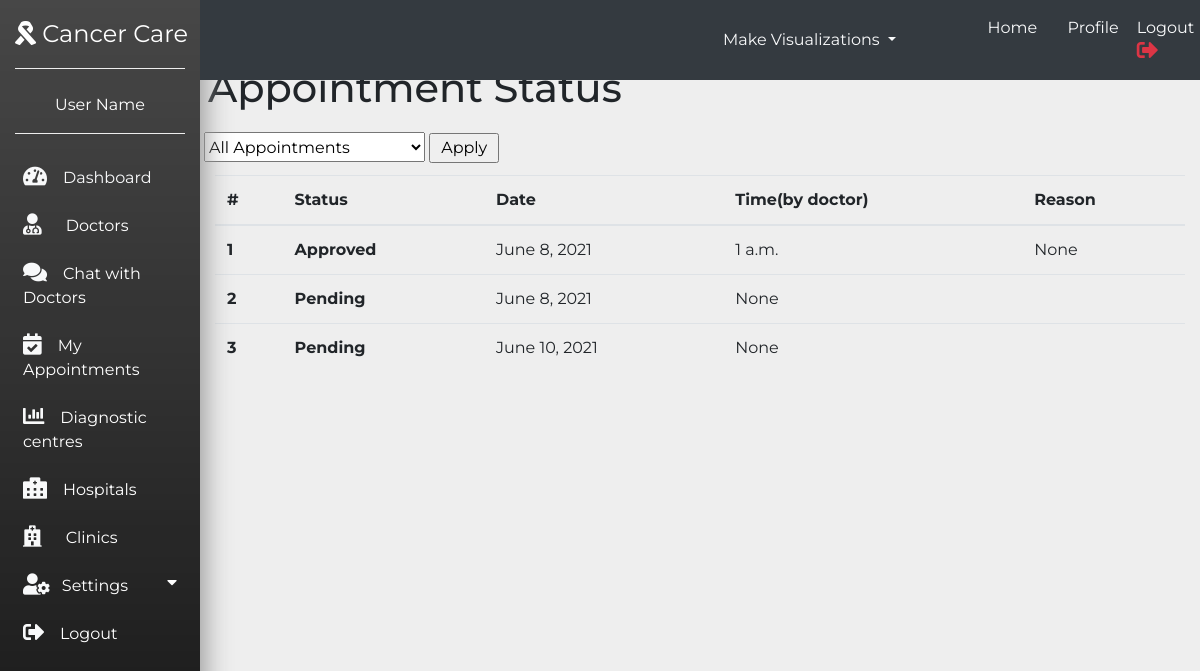
The page /userappointmentstatus/ (signed in) on the database its author committed.
### myapp/models.py (models this page shows, shortened)
class myappointment(models.Model):
    patient_id = models.ForeignKey(mypatient, on_delete = models.CASCADE)
    doctor_id = models.ForeignKey(mydoctor, on_delete=models.CASCADE)
    app_time = models.TimeField(null=True,blank=True)
    app_applyTime_Date = models.DateTimeField()
    app_date = models.DateField()
    app_timeofday = models.CharField(max_length = 20)
    app_reason = models.TextField(null=True, blank = True)
    app_isactive = models.BooleanField(default=False)
    app_notes = models.TextField(null=True,blank=True)
    Appointment_Status = (
        ('A', 'Approved'),
        ('NA', 'Not Approved'),
        ('P', 'Pending')
    )
    app_status = models.CharField(max_length=2, choices=Appointment_Status,default='P')

### myapp/views.py (the view, shortened to what this page needs)
# urls.py: path('userappointmentstatus/',views.userappointmentstatus, name='userappointmentstatus'),
def userappointmentstatus(request):
    user = mypatient.objects.get(pat_email = request.session['em'])
    selected_field = 'all_appointments'
    appointments = myappointment.objects.filter(patient_id = user)
    return render(request,'userappointmentstatus.html',{'userappointments':appointments,'selected_field':selected_field} )

### Template/userappointmentstatus.html (shortened to what this page needs)
{% extends 'sidebar.html' %}{% load static %}  {% block content %}
<div class="container">
    <div class="row">
        <div class="col-md-12 p-2">
            <h1> Appointment Status</h1>
        </div>
    </div>
    <div class="row">
        <div class="col-md-8 p-1">
            <form method='POST'>
                <select name="filter" id="filter" required style="height: 30px;">
                {% if selected_field %}
                    {% if selected_field == 'all_appointments' %}
                        <option value="all_appointments" selected>All Appointments</option selected>
                    {% else %}
                    <option value="all_appointments" >All Appointments</option>
                    {% endif %}
                {% endif %}
                </select>
                <input type="submit" value="Apply" style="height: 30px;width: 70px;">
            </form>
        </div>
        <div class="col-md-4 "></div>
    </div>
    <div class="row ">
        <div class="col-md-12 ">
            <table class="table mt-2 ">
                <thead>
                    <tr>
                        <th scope="col">#</th>
                        <th scope="col">Status</th>
                        <th scope="col">Date</th>
                        <th scope="col">Time(by doctor)</th>
                        <th scope="col">Reason</th>
                    </tr>
                </thead>
                <tbody>
                    {% for var in userappointments %}
                    <tr>
                        <th scope="row ">{{ forloop.counter}}</th>
                        <th scope="row">
                            {% if var.app_status == 'P'%} Pending {% elif var.app_status == 'A'%} Approved {% else %} Not Approved {% endif %}
                        </th>
                        <td>{{var.app_date}}</td>
                        <td>{{var.app_time}}</td>
                        <td>{{var.app_reason}}</td>
                    </tr>
                    {% empty %}
                    <tr>
                        <td>No Appointments Found</td>
                    </tr>
                    {% endfor %}
                </tbody>
            </table>
        </div>
    </div>
</div>
{% endblock %}

### Template/sidebar.html (style rules this page uses)
body { font-family: 'Montserrat', sans-serif; background-color: #eee; }

### rows shown on the page
myappointment: app_status "Approved", app_date "June 8, 2021", app_time "1 a.m.", app_reason "None"
myappointment: app_status "Pending", app_date "June 8, 2021", app_time "None"
myappointment: app_status "Pending", app_date "June 10, 2021", app_time "None"
